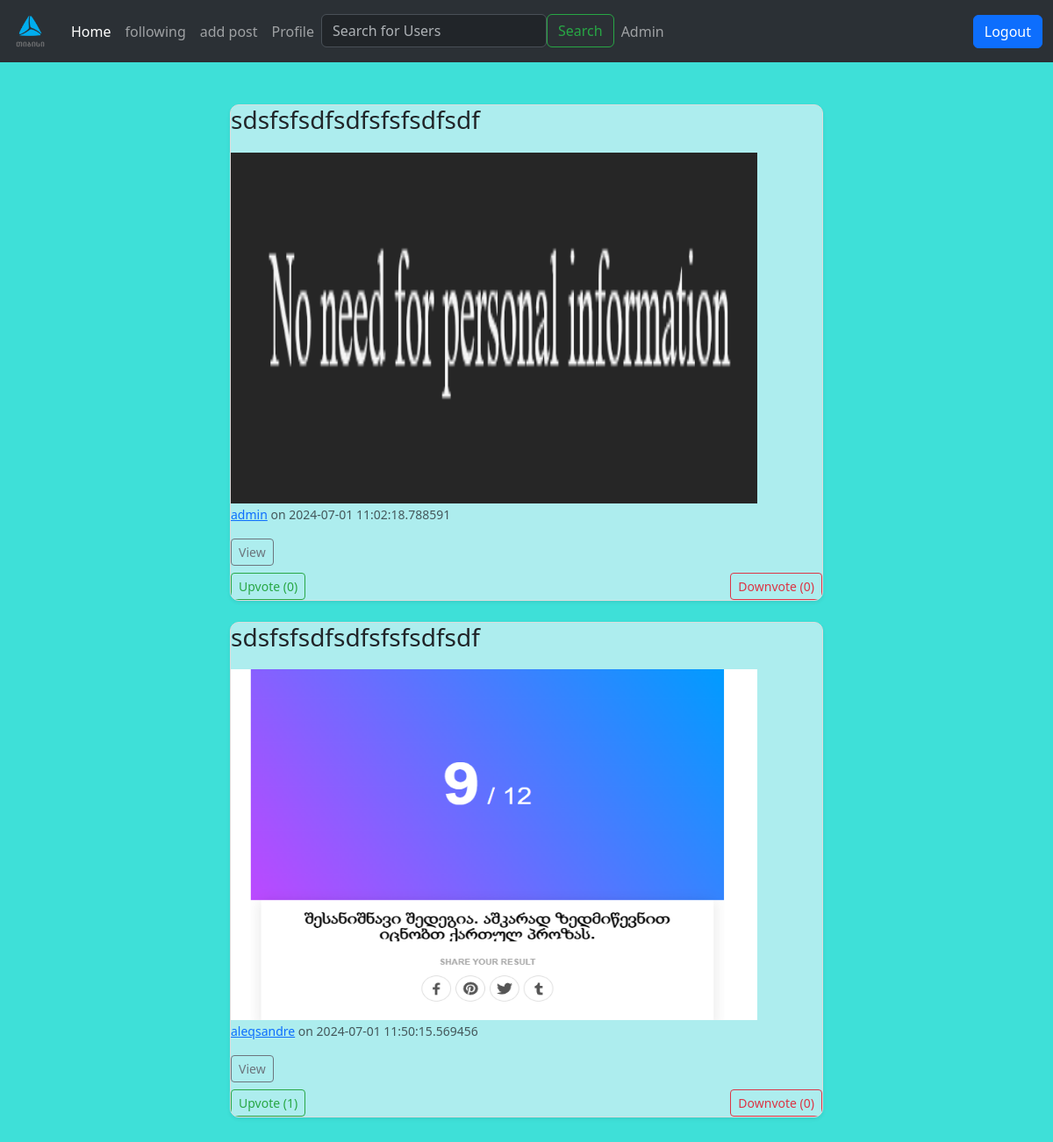
Screenshot of /home (signed in) with the database file from the repository.
### models.py (models this page shows, shortened)
class Post(db.Model):
    id = db.Column(db.Integer, primary_key=True, autoincrement=True)
    text = db.Column(db.String)
    file_path = db.Column(db.String)
    user_id = db.Column(db.Integer, db.ForeignKey('user.id'), nullable=False)
    upvote_count = db.Column(db.Integer, default=0)
    downvote_count = db.Column(db.Integer, default=0)
    user = db.relationship('User', backref=db.backref('posts', lazy=True, cascade="all, delete-orphan"))
    created_at = db.Column(db.DateTime, default=datetime.utcnow, nullable=False)
    comments = db.relationship('Comment', backref='post', lazy=True)

class User(db.Model, UserMixin):
    id = db.Column(db.Integer, primary_key=True, autoincrement=True)
    user_name = db.Column(db.String, unique=True)
    password = db.Column(db.String)
    role = db.Column(db.String, default = 'guest')
    followers = db.relationship('Follower', foreign_keys='Follower.followed_id', backref='followed', lazy='dynamic')
    followed = db.relationship('Follower', foreign_keys='Follower.follower_id', backref='follower', lazy='dynamic')

### routes.py (the view)
@app.route('/home')
@login_required
def index():
    form = SearchForm()
    yesterday = datetime.now() - timedelta(days=1)
    recent_entries = db.session.query(Post).filter(Post.created_at >= yesterday).all()
    shuffle(recent_entries)
    return render_template('home.html', posts=recent_entries, form=form)

### forms.py
class SearchForm(FlaskForm):
    query = StringField('Search for Users', validators=[DataRequired()])
    submit = SubmitField('Search')

### models.py (called while the page is built)
@login_manager.user_loader
def load_user(id):
    return User.query.get(id)

### templates/home.html (shortened to what this page needs)
{% extends "layout.html" %}
{% block content %}
<div class="container mt-5">
    <div class="d-flex justify-content-center ">
    <div class="row" style="width: 700px;">
    <ul>
        {% for post in posts %}
        <div class="col-lg-20">
            <div class="card mb-4 shadow-sm" id="pst">
          <li>
            <h5 class="card-title">{{ post.text }}</h5>
              {% if post.file_path %}
                  <img src="{{ url_for('static', filename=post.file_path) }}"  height="400px" width="600px"/>
             {% endif %}
             <p class="card-text"><small class="text-muted">
                 <a href="{{ url_for('profile', username=post.user.user_name) }}">{{ post.user.user_name }}</a>
                 on {{ post.created_at }}
                </small></p>
             <div class="d-flex justify-content-between align-items-center">
                <div class="btn-group">
                    <a href="{{ url_for('post_detail', post_id=post.id) }}" class="btn btn-sm btn-outline-secondary">View</a>
                </div>
             </div>
         </li>
            <div class="d-flex justify-content-between align-items-center mt-2">
                <form method="POST" action="{{ url_for('upvote', post_id=post.id) }}">
                    <button type="submit" class="btn btn-sm btn-outline-success">Upvote ({{ post.upvote_count }})</button>
                </form>
                <form method="POST" action="{{ url_for('downvote', post_id=post.id) }}">
                    <button type="submit" class="btn btn-sm btn-outline-danger">Downvote ({{ post.downvote_count }})</button>
            </div>
    </div>
 </div>
        {% endfor %}
  </ul>
</div>
</div>
</div>
{% endblock %}

### static/style.css (style rules this page uses)
body { background-color: #3ee0d8; }
.card { border: 1px solid #ddd; border-radius: 10px; overflow: hidden; }
.card-title { font-size: 1.75rem; margin-bottom: 20px; }
.container { margin-top: 30px; }
.btn-outline-secondary { color: #6c757d; border-color: #6c757d; }
.btn-outline-success { color: #28a745; border-color: #28a745; }
.btn-outline-danger { color: #dc3545; border-color: #dc3545; }
#pst { background-color: #adedee; }

### rows the page displays
Post: text "sdsfsfsdfsdfsfsfsdfsdf", file_path (picture), user.user_name "admin", created_at "2024-07-01 11:02:18.788591", upvote_count "0", downvote_count "0"
Post: text "sdsfsfsdfsdfsfsfsdfsdf", file_path (picture), user.user_name "aleqsandre", created_at "2024-07-01 11:50:15.569456", upvote_count "1", downvote_count "0"
